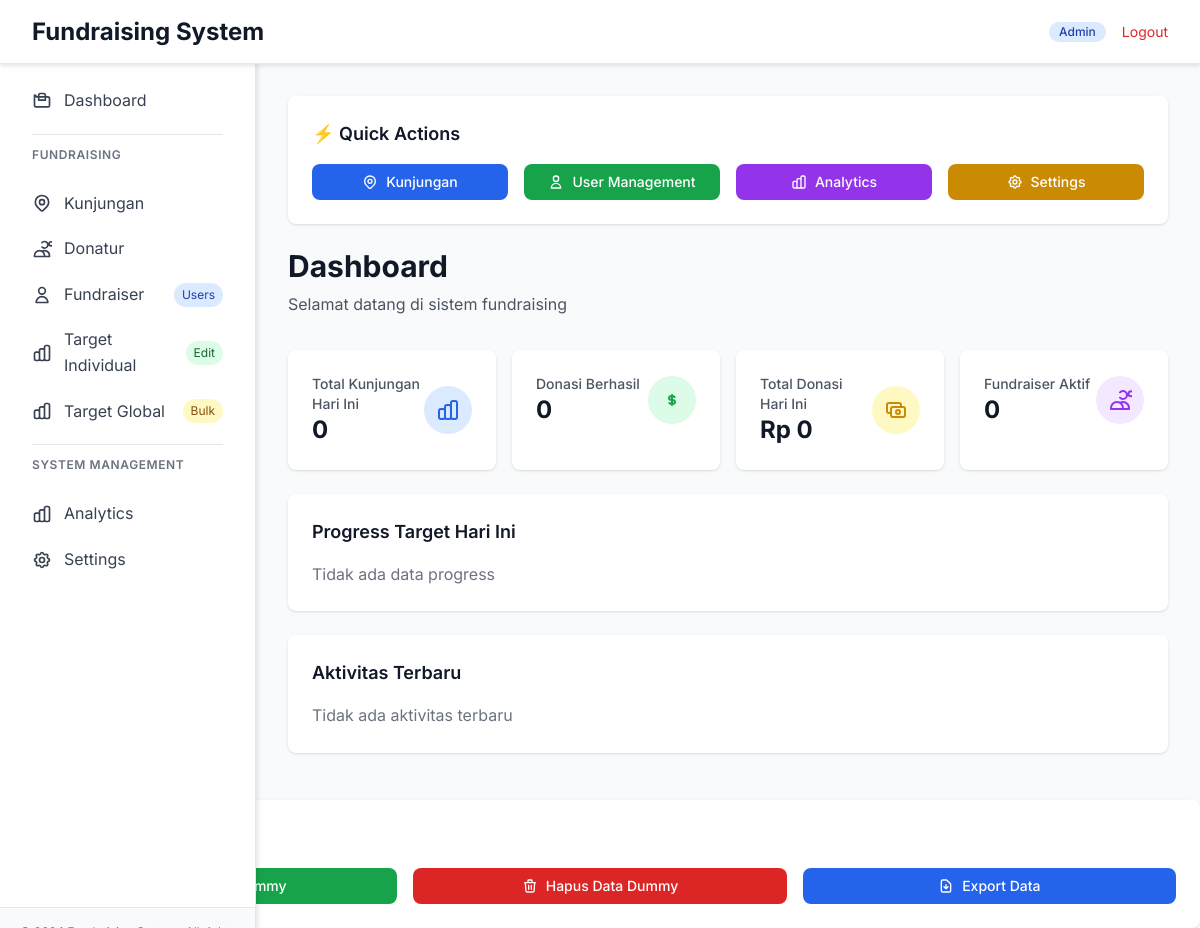
The page /dashboard.php (signed in) on the database as committed earlier.
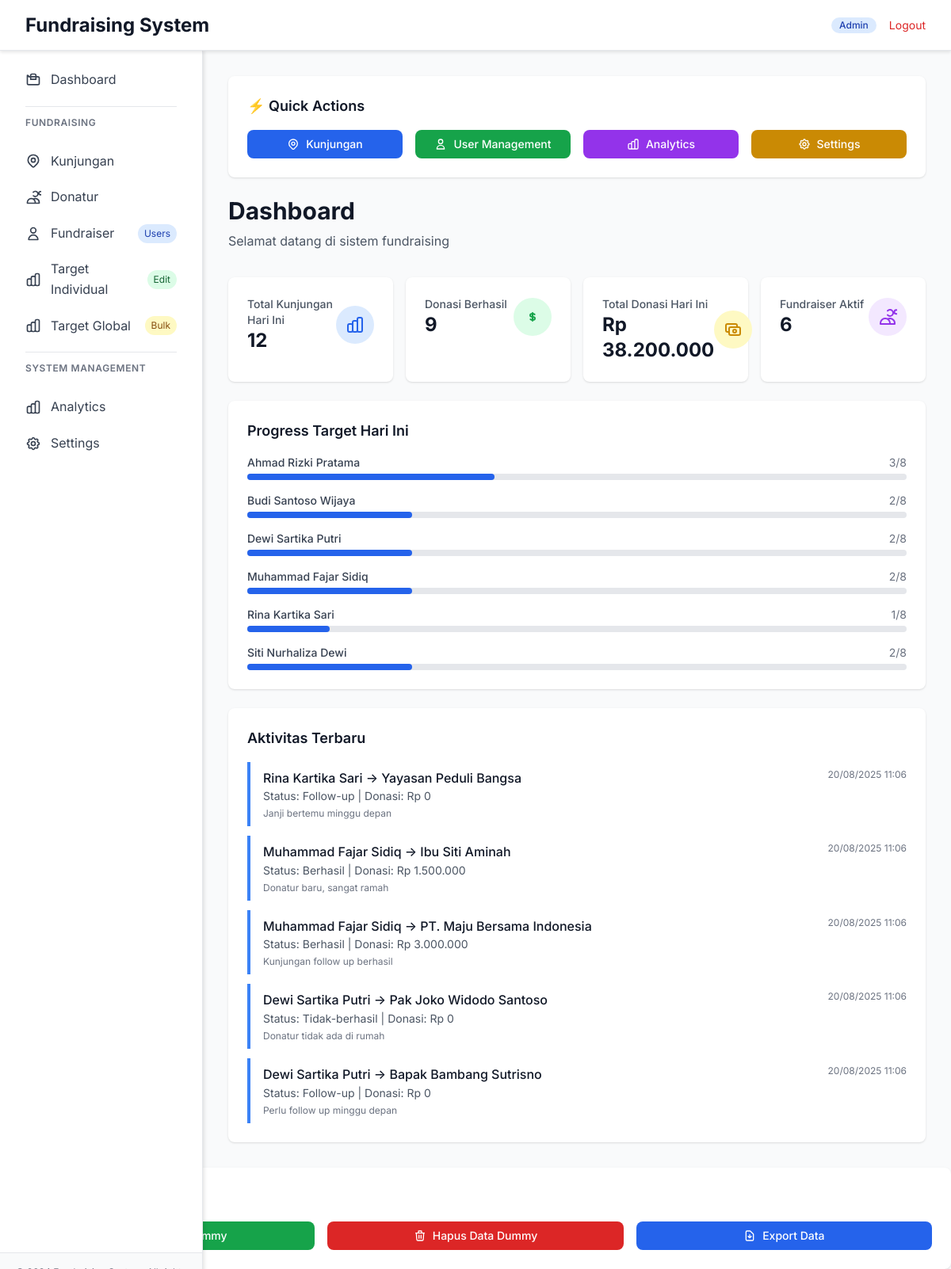
The same page on the database as committed later.
### tables this page shows
CREATE TABLE `users` (
    `id` INT UNSIGNED NOT NULL AUTO_INCREMENT,
    `name` VARCHAR(150) NOT NULL,
    `email` VARCHAR(150) DEFAULT NULL,
    `username` VARCHAR(100) DEFAULT NULL,
    `password` VARCHAR(255) NOT NULL,
    `role` ENUM('admin','monitor','user') NOT NULL DEFAULT 'user',
    `status` ENUM('active','inactive') NOT NULL DEFAULT 'active',
    `target` INT UNSIGNED NOT NULL DEFAULT 8,
    `phone` VARCHAR(25) DEFAULT NULL,
    `created_at` TIMESTAMP NOT NULL DEFAULT CURRENT_TIMESTAMP,
    `updated_at` TIMESTAMP NULL DEFAULT CURRENT_TIMESTAMP ON UPDATE CURRENT_TIMESTAMP,
    PRIMARY KEY (`id`),
    UNIQUE KEY `uq_users_email` (`email`),
    UNIQUE KEY `uq_users_username` (`username`),
    KEY `idx_users_role` (`role`),
    KEY `idx_users_status` (`status`)
);

CREATE TABLE `kunjungan` (
    `id` BIGINT UNSIGNED NOT NULL AUTO_INCREMENT,
    `fundraiser_id` INT UNSIGNED NOT NULL,
    `donatur_id` INT UNSIGNED NOT NULL,
    `status` ENUM('berhasil','tidak-berhasil','follow-up') NOT NULL,
    `nominal` BIGINT UNSIGNED NOT NULL DEFAULT 0,
    `catatan` TEXT DEFAULT NULL,
    `foto` VARCHAR(255) DEFAULT NULL,
    `latitude` DECIMAL(10,8) DEFAULT NULL,
    `longitude` DECIMAL(11,8) DEFAULT NULL,
    `location_address` TEXT DEFAULT NULL,
    `created_at` TIMESTAMP NOT NULL DEFAULT CURRENT_TIMESTAMP,
    `updated_at` TIMESTAMP NULL DEFAULT CURRENT_TIMESTAMP ON UPDATE CURRENT_TIMESTAMP,
    PRIMARY KEY (`id`),
    KEY `idx_kunjungan_fundraiser` (`fundraiser_id`),
    KEY `idx_kunjungan_donatur` (`donatur_id`),
    KEY `idx_kunjungan_status` (`status`),
    KEY `idx_kunjungan_created_at` (`created_at`),
    KEY `idx_kunjungan_foto` (`foto`),
    KEY `idx_kunjungan_location` (`latitude`,`longitude`),
    CONSTRAINT `fk_kunjungan_fundraiser`
        FOREIGN KEY (`fundraiser_id`) REFERENCES `users`(`id`)
        ON UPDATE CASCADE ON DELETE RESTRICT,
    CONSTRAINT `fk_kunjungan_donatur`
        FOREIGN KEY (`donatur_id`) REFERENCES `donatur`(`id`)
        ON UPDATE CASCADE ON DELETE RESTRICT
);

CREATE TABLE `donatur` (
    `id` INT UNSIGNED NOT NULL AUTO_INCREMENT,
    `nama` VARCHAR(150) NOT NULL,
    `hp` VARCHAR(25) NOT NULL,
    `alamat` TEXT DEFAULT NULL,
    `created_at` TIMESTAMP NOT NULL DEFAULT CURRENT_TIMESTAMP,
    PRIMARY KEY (`id`),
    UNIQUE KEY `uq_donatur_hp` (`hp`)
);

### dashboard.php (the view, shortened to what the changed rows need)
<?php
require_once 'config.php';
try {
    $today = date('Y-m-d');
    $stmt = $pdo->prepare("SELECT COUNT(*) FROM kunjungan WHERE DATE(created_at) = ?");
    $stmt->execute([$today]);
    $total_kunjungan = $stmt->fetchColumn();
    $stmt = $pdo->prepare("SELECT COUNT(*) FROM kunjungan WHERE DATE(created_at) = ? AND status = 'berhasil'");
    $stmt->execute([$today]);
    $donasi_berhasil = $stmt->fetchColumn();
    $stmt = $pdo->prepare("SELECT COALESCE(SUM(nominal), 0) FROM kunjungan WHERE DATE(created_at) = ? AND status = 'berhasil'");
    $stmt->execute([$today]);
    $total_donasi = $stmt->fetchColumn();
    $stmt = $pdo->prepare("SELECT COUNT(*) FROM users WHERE role = 'user'");
    $stmt->execute();
    $fundraiser_aktif = $stmt->fetchColumn();
    $stmt = $pdo->prepare("
        SELECT k.*, u.name as fundraiser_name, d.nama as donatur_name
        FROM kunjungan k
        LEFT JOIN users u ON k.fundraiser_id = u.id
        LEFT JOIN donatur d ON k.donatur_id = d.id
        ORDER BY k.created_at DESC
        LIMIT 5
    ");
    $stmt->execute();
    $recent_activities = $stmt->fetchAll(PDO::FETCH_ASSOC);
    $stmt = $pdo->prepare("
        SELECT u.id, u.name, u.target,
        COALESCE(COUNT(k.id), 0) as current_kunjungan
        FROM users u
        LEFT JOIN kunjungan k ON u.id = k.fundraiser_id AND DATE(k.created_at) = ?
        WHERE u.role = 'user'
        GROUP BY u.id, u.name, u.target
        ORDER BY u.name
    ");
    $stmt->execute([$today]);
    $progress_data = $stmt->fetchAll(PDO::FETCH_ASSOC);
} catch (Exception $e) {
    $error_message = $e->getMessage();
}
?>
<!DOCTYPE html>
<html lang="id">
<head>
    <script src="https://cdn.tailwindcss.com"></script>
    <link rel="stylesheet" href="styles/main.css">
</head>
<body class="bg-gray-100">
    <header class="bg-white shadow-sm border-b">
        <div class="max-w-full mx-auto px-4 sm:px-6 lg:px-8">
            <div class="flex justify-between items-center" style="height: 64px !important;">
                <div class="flex items-center">
                    <h1 class="text-xl md:text-2xl font-bold text-gray-900 ml-12 md:ml-0">Fundraising System</h1>
                </div>
            </div>
        </div>
    </header>
    <div class="page-wrapper">
        <div class="flex">
            <div class="main-content flex-1 p-4 md:p-8">
            <div class="mb-6 md:mb-8">
                <h2 class="text-2xl md:text-3xl font-bold text-gray-900 mb-2">Dashboard</h2>
            </div>
            <div class="stats-grid grid-cols-1 sm:grid-cols-2 lg:grid-cols-4 gap-4 mb-6">
                <div class="bg-white rounded-lg shadow p-4 md:p-6">
                    <div class="flex items-center justify-between">
                        <div>
                            <p class="text-sm font-medium text-gray-600">Total Kunjungan Hari Ini</p>
                            <p class="text-2xl font-bold text-gray-900"><?php echo $total_kunjungan ?? 0; ?></p>
                        </div>
                    </div>
                </div>
                <div class="bg-white rounded-lg shadow p-4 md:p-6">
                    <div class="flex items-center justify-between">
                        <div>
                            <p class="text-sm font-medium text-gray-600">Donasi Berhasil</p>
                            <p class="text-2xl font-bold text-gray-900"><?php echo $donasi_berhasil ?? 0; ?></p>
                        </div>
                    </div>
                </div>
                <div class="bg-white rounded-lg shadow p-4 md:p-6">
                    <div class="flex items-center justify-between">
                        <div>
                            <p class="text-sm font-medium text-gray-600">Total Donasi Hari Ini</p>
                            <p class="text-2xl font-bold text-gray-900">Rp <?php echo number_format($total_donasi ?? 0, 0, ',', '.'); ?></p>
                        </div>
                    </div>
                </div>
                <div class="bg-white rounded-lg shadow p-4 md:p-6">
                    <div class="flex items-center justify-between">
                        <div>
                            <p class="text-sm font-medium text-gray-600">Fundraiser Aktif</p>
                            <p class="text-2xl font-bold text-gray-900"><?php echo $fundraiser_aktif ?? 0; ?></p>
                        </div>
                    </div>
                </div>
            </div>
            <div class="bg-white rounded-lg shadow p-6 mb-6">
                <h3 class="text-lg font-semibold mb-4">Progress Target Hari Ini</h3>
                <?php if (!empty($progress_data)): ?>
                    <div class="space-y-4">
                        <?php foreach ($progress_data as $progress): ?>
                            <div class="flex items-center justify-between">
                                <div class="flex-1">
                                    <div class="flex justify-between items-center mb-1">
                                        <span class="text-sm font-medium text-gray-700"><?php echo htmlspecialchars($progress['name']); ?></span>
                                        <span class="text-sm text-gray-500"><?php echo $progress['current_kunjungan']; ?>/<?php echo $progress['target']; ?></span>
                                    </div>
                                    <div class="w-full bg-gray-200 rounded-full h-2">
                                        <?php
                                        $percentage = $progress['target'] > 0 ? min(100, ($progress['current_kunjungan'] / $progress['target']) * 100) : 0;
                                        ?>
                                        <div class="bg-blue-600 h-2 rounded-full" style="width: <?php echo $percentage; ?>%"></div>
                                    </div>
                                </div>
                </div>
                        <?php endforeach; ?>
            </div>
                <?php else: ?>
                    <p class="text-gray-500">Tidak ada data progress</p>
            <?php endif; ?>
            </div>
            <div class="bg-white rounded-lg shadow p-6">
                <h3 class="text-lg font-semibold mb-4">Aktivitas Terbaru</h3>
                <?php if (!empty($recent_activities)): ?>
                    <div class="space-y-3">
                        <?php foreach ($recent_activities as $activity): ?>
                            <div class="border-l-4 border-blue-500 pl-4 py-2">
                                <div class="flex justify-between items-start">
                                    <div>
                                        <p class="font-medium text-gray-900">
                                            <?php echo htmlspecialchars($activity['fundraiser_name'] ?? 'Unknown'); ?> →
                                            <?php echo htmlspecialchars($activity['donatur_name'] ?? 'Unknown'); ?>
                                        </p>
                                        <p class="text-sm text-gray-600">
                                            Status: <?php echo ucfirst($activity['status']); ?> |
                                            Donasi: Rp <?php echo number_format($activity['nominal'] ?? 0, 0, ',', '.'); ?>
                                        </p>
                                        <?php if (!empty($activity['catatan'])): ?>
                                            <p class="text-xs text-gray-500 mt-1"><?php echo htmlspecialchars($activity['catatan']); ?></p>
                                        <?php endif; ?>
                                    </div>
                                    <div class="text-xs text-gray-500">
                                        <?php echo date('d/m/Y H:i', strtotime($activity['created_at'])); ?>
                                    </div>
                                </div>
                            </div>
                        <?php endforeach; ?>
                </div>
                <?php else: ?>
                    <p class="text-gray-500">Tidak ada aktivitas terbaru</p>
                <?php endif; ?>
            </div>
        </div>
    </div>
</body>
</html>

Rows that differ between the two databases and show on the page:
added users: name "Ahmad Rizki Pratama", current_kunjungan "3", target "8", $percentage 37.5 (drawn)
added users: name "Budi Santoso Wijaya", current_kunjungan "2", target "8", $percentage 25 (drawn)
added users: name "Dewi Sartika Putri", current_kunjungan "2", target "8", $percentage 25 (drawn)
added users: name "Muhammad Fajar Sidiq", current_kunjungan "2", target "8", $percentage 25 (drawn)
added users: name "Rina Kartika Sari", current_kunjungan "1", target "8", $percentage 12.5 (drawn)
added users: name "Siti Nurhaliza Dewi", current_kunjungan "2", target "8", $percentage 25 (drawn)
added kunjungan: fundraiser.name "Rina Kartika Sari", donatur.nama "Yayasan Peduli Bangsa", status "Follow-up", nominal "0", catatan "Janji bertemu minggu depan", created_at "20/08/2025 11:06"
added kunjungan: fundraiser.name "Muhammad Fajar Sidiq", donatur.nama "Ibu Siti Aminah", status "Berhasil", nominal "1.500.000", catatan "Donatur baru, sangat ramah", created_at "20/08/2025 11:06"
added kunjungan: fundraiser.name "Muhammad Fajar Sidiq", donatur.nama "PT. Maju Bersama Indonesia", status "Berhasil", nominal "3.000.000", catatan "Kunjungan follow up berhasil", created_at "20/08/2025 11:06"
added kunjungan: fundraiser.name "Dewi Sartika Putri", donatur.nama "Pak Joko Widodo Santoso", status "Tidak-berhasil", nominal "0", catatan "Donatur tidak ada di rumah", created_at "20/08/2025 11:06"
added kunjungan: fundraiser.name "Dewi Sartika Putri", donatur.nama "Bapak Bambang Sutrisno", status "Follow-up", nominal "0", catatan "Perlu follow up minggu depan", created_at "20/08/2025 11:06"
Other text that changed with them:
$total_kunjungan: "0" → "12"
$donasi_berhasil: "0" → "9"
$total_donasi: "0" → "38.200.000"
$fundraiser_aktif: "0" → "6"
text no longer shown: "Tidak ada data progress Tidak ada aktivitas terbaru"
